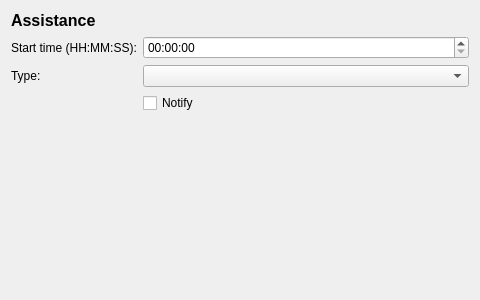
<?xml version="1.0" encoding="UTF-8"?>
<ui version="4.0">
 <class>AssistanceElementEditor</class>
 <widget class="QWidget" name="AssistanceElementEditor">
  <property name="geometry">
   <rect>
    <x>0</x>
    <y>0</y>
    <width>480</width>
    <height>300</height>
   </rect>
  </property>
  <property name="minimumSize">
   <size>
    <width>480</width>
    <height>0</height>
   </size>
  </property>
  <property name="windowTitle">
   <string>Form</string>
  </property>
  <layout class="QFormLayout" name="formLayout">
   <item row="0" column="0">
    <widget class="QLabel" name="label">
     <property name="font">
      <font>
       <pointsize>12</pointsize>
       <weight>75</weight>
       <bold>true</bold>
      </font>
     </property>
     <property name="text">
      <string>Assistance</string>
     </property>
    </widget>
   </item>
   <item row="1" column="0">
    <widget class="QLabel" name="label_2">
     <property name="text">
      <string>Start time (HH:MM:SS):</string>
     </property>
    </widget>
   </item>
   <item row="1" column="1">
    <widget class="QTimeEdit" name="timeEdit">
     <property name="currentSection">
      <enum>QDateTimeEdit::SecondSection</enum>
     </property>		
     <property name="displayFormat">
      <string>HH:mm:ss</string>
     </property>
    </widget>
   </item>
   <item row="3" column="0">
    <widget class="QLabel" name="label_3">
     <property name="text">
      <string>Type:</string>
     </property>
    </widget>
   </item>
   <item row="3" column="1">
    <widget class="QComboBox" name="type_comboBox"/>
   </item>
   <item row="4" column="1">
    <widget class="QCheckBox" name="notify_checkBox">
     <property name="text">
      <string>Notify</string>
     </property>
    </widget>
   </item>
  </layout>
 </widget>
 <resources/>
 <connections/>
</ui>
